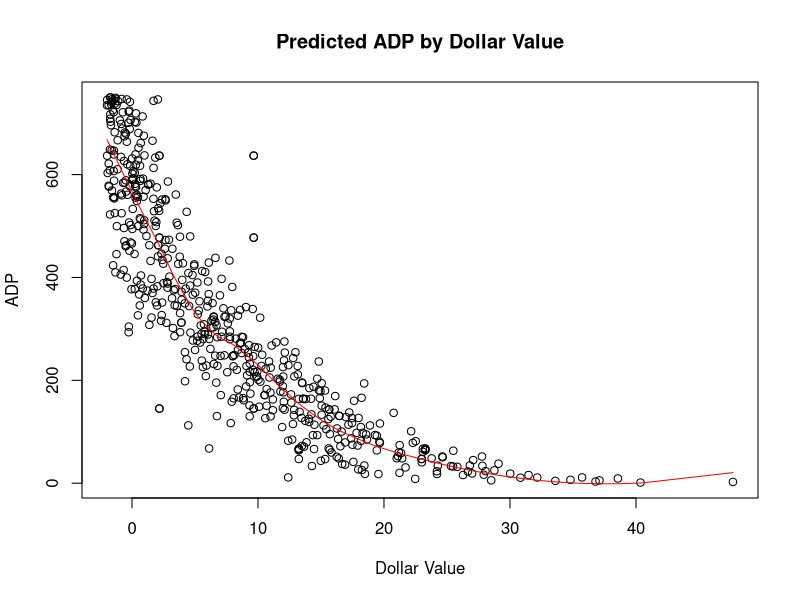

This figure's R source:
library(tidyverse)

player_pool <- read_csv("./results/hitter_projections.csv") %>% 
  bind_rows(read_csv("./results/pitcher_projections.csv")) 

undrafted <- filter(player_pool, is.na(status)) %>% 
  pull(Name)

data_for_reg <- player_pool %>%  
  select(Name, Team, position, dollar_value, NFBC_ADP) %>% 
  filter(!is.na(NFBC_ADP) & dollar_value > -2)  %>% 
  arrange(-dollar_value)




target_reg <- loess(NFBC_ADP ~ dollar_value^2, data = data_for_reg, span=0.5) 

smoothed10 <- predict(target_reg) 

plot(data_for_reg$NFBC_ADP, x=data_for_reg$dollar_value, 
     type="p", 
     main="Predicted ADP by Dollar Value", 
     xlab="Dollar Value", 
     ylab="ADP")
lines(smoothed10, x=data_for_reg$dollar_value, col="red")


target_list <- data_for_reg %>% 
  cbind(predicted_adp = smoothed10) %>%
  mutate(net_value = NFBC_ADP - predicted_adp) %>% 
  arrange(-net_value) %>% 
  filter(Name %in% undrafted) 

write_csv(target_list, path = "./results/sean_targets.csv") 
file.copy("./results/sean_targets.csv", "./shiny_fantasy/sean_targets.csv", overwrite = TRUE)
  
  